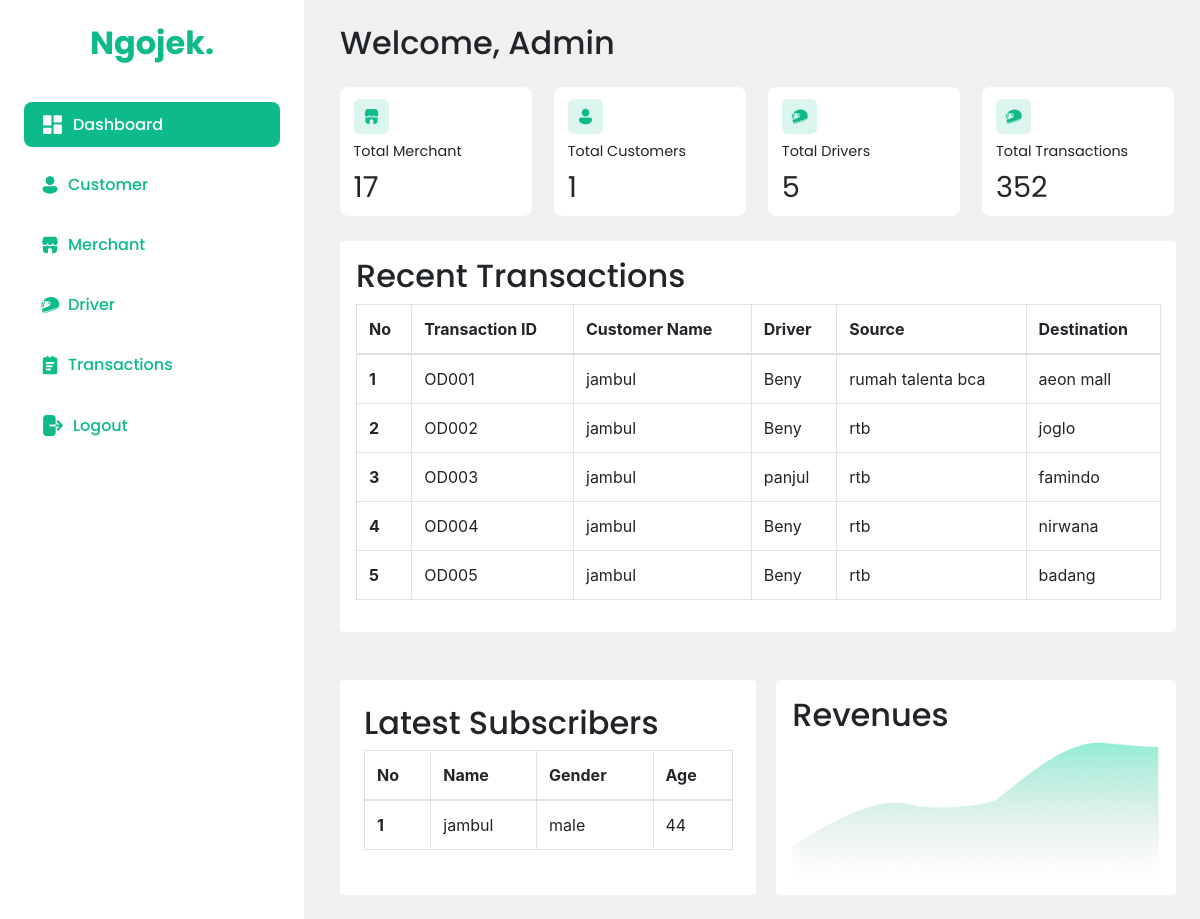
Screenshot of /dashboard/pages/admin/home.php (signed in) with the database file from the repository.
### tables this page shows
CREATE TABLE `order_driver` (
  `order_driverid` char(5) NOT NULL,
  `driver_id` char(5) DEFAULT NULL,
  `customer_id` char(5) DEFAULT NULL,
  `destination` varchar(100) DEFAULT NULL,
  `source` varchar(100) DEFAULT NULL,
  `transaction_date` date DEFAULT NULL,
  `total` int(11) NOT NULL
);

CREATE TABLE `customers` (
  `customer_id` char(5) NOT NULL,
  `subscription_id` char(5) DEFAULT NULL,
  `name` varchar(100) DEFAULT NULL,
  `gender` enum('male','female') DEFAULT NULL,
  `age` int(11) DEFAULT NULL,
  `username` varchar(100) DEFAULT NULL,
  `password` varchar(100) DEFAULT NULL,
  `address` varchar(255) NOT NULL,
  `phone_number` varchar(15) NOT NULL
);

CREATE TABLE `driver` (
  `driver_id` char(5) NOT NULL CHECK (`driver_id` regexp '^DI[0-9][0-9][0-9]'),
  `vehicle` varchar(100) DEFAULT NULL,
  `name` varchar(100) DEFAULT NULL,
  `age` int(11) DEFAULT NULL,
  `gender` enum('male','female') DEFAULT NULL,
  `phone_number` varchar(15) DEFAULT NULL,
  `number_plate` varchar(15) NOT NULL
);

### dashboard/pages/admin/home.php (the view, shortened to what this page needs)
<?php
include("../../../Database/connection.php");
$start = 0;
$rowPerPage = 5;
?>
<!DOCTYPE html>
<html lang="en">
<head>
    <link rel="stylesheet" href="https://cdn.jsdelivr.net/npm/bootstrap@4.3.1/dist/css/bootstrap.min.css">
    <link rel="stylesheet" href="style/home.css">
</head>
<body>
    <div class="kontainer">
        <?php include("sidebar.php"); ?>
        <div class="containContentv">
            <h1>Welcome, Admin</h1>
            <div class="containSummaryv">
                <ul class="countSummaryv">
                    <li class="cardCountv">
                        <img src="../../../uploads/Component 1.png">
                        <span>Total Merchant</span>
                        <?php
                        $sql = "select count(merchant_id) as num from merchant";
                        $res = mysqli_query($conn, $sql);
                        while ($row = mysqli_fetch_assoc($res)) :
                        ?>
                            <h4><?= $row["num"] ?></h4>
                        <?php endwhile; ?>
                    </li>
                    <li class="cardCountv">
                        <img src="../../../uploads/Component 2.png">
                        <span>Total Customers</span>
                        <?php
                        $sql = "select count(customer_id) as num from customers";
                        $res = mysqli_query($conn, $sql);
                        while ($row = mysqli_fetch_assoc($res)) :
                        ?>
                            <h4><?= $row["num"] ?></h4>
                        <?php endwhile; ?>
                    </li>
                    <li class="cardCountv">
                        <img src="../../../uploads/Component 3.png">
                        <span>Total Drivers</span>
                        <?php
                        $sql = "select count(driver_id) as num from driver";
                        $res = mysqli_query($conn, $sql);
                        while ($row = mysqli_fetch_assoc($res)) :
                        ?>
                            <h4><?= $row["num"] ?></h4>
                        <?php endwhile; ?>
                    </li>
                    <li class="cardCountv">
                        <img src="../../../uploads/Component 3.png">
                        <span>Total Transactions</span>
                        <?php
                            $sql = "select count(order_driverid) as a, count(order_itemid) as b, count(order_goodsid) as c, count(order_menuid) as d from order_driver join order_goods join order_item join order_menu";
                            $res = mysqli_query($conn, $sql);
                            while ($row = mysqli_fetch_assoc($res)) :
                                $total = $row["a"] + $row["b"] + $row["c"] + $row["d"];
                            endwhile;
                        ?>
                        <h4><?= $total ?></h4>
                    </li>
                </ul>
            </div>
            <div class="containRTransaction bg-white rounded p-3">
                <h2>Recent Transactions</h2>
                <table class="table table-bordered bg-white">
                    <thead>
                        <tr>
                            <th scope="col">No</th>
                            <th scope="col">Transaction ID</th>
                            <th scope="col">Customer Name</th>
                            <th scope="col">Driver</th>
                            <th scope="col">Source</th>
                            <th scope="col">Destination</th>
                        </tr>
                    </thead>
                    <tbody>
                        <?php
                        $sql = "select o.order_driverid as TransactionID, c.name as CustomerName, d.name as Driver, o.Source, o.Destination from order_driver o join customers c join driver d on d.driver_id = o.driver_id and o.customer_id = c.customer_id limit $start, $rowPerPage";
                        $res = mysqli_query($conn, $sql);
                        while ($row = mysqli_fetch_assoc($res)) :
                        ?>
                            <tr>
                                <th><?= ++$start; ?></th>
                                <td><?= $row["TransactionID"] ?></td>
                                <td><?= $row["CustomerName"] ?></td>
                                <td><?= $row["Driver"] ?></td>
                                <td><?= $row["Source"] ?></td>
                                <td><?= $row["Destination"] ?></td>
                            </tr>
                        <?php endwhile; ?>
                    </tbody>
                </table>
            </div>
            <div class="d-flex justify-content-between mt-5">
                <div class="bg-white p-4 rounded" style="width: 44%;">
                    <h2>
                        Latest Subscribers
                    </h2>
                    <table class="table table-bordered bg-white">
                        <thead>
                            <tr>
                                <th scope="col">No</th>
                                <th scope="col">Name</th>
                                <th scope="col">Gender</th>
                                <th scope="col">Age</th>
                            </tr>
                        </thead>
                        <tbody>
                            <?php
                            $start = 0;
                            $sql = "select c.name, c.gender, c.age from customers c join subscription s on c.subscription_id = s.subscription_id limit $start, $rowPerPage";
                            $res = mysqli_query($conn, $sql);
                            while ($row = mysqli_fetch_assoc($res)) :
                            ?>
                                <tr>
                                    <th><?= ++$start; ?></th>
                                    <td><?= $row["name"] ?></td>
                                    <td><?= $row["gender"] ?></td>
                                    <td><?= $row["age"] ?></td>
                                </tr>
                            <?php endwhile; ?>
                        </tbody>
                    </table>
                </div>
                <div class="bg-white rounded p-3" style="width: 44%;">
                    <h2 class="align-self-start">
                        Revenues
                    </h2>
                    <img style="width: 100%;" src="../../../uploads/Vector 15.png">
                </div>
            </div>
        </div>
    </div>
</body>
</html>

### dashboard/pages/admin/style/home.css (style rules this page uses)
:root { --primary: #0dba8a; --text-white: #ffffff; --text-black: #092e24; --bg-grey: #f0f0f0; --bg-secondary: #dcf6ef; }
body { margin: 0; padding: 0; }
* { -webkit-box-sizing: content-box; -moz-box-sizing: content-box; box-sizing: content-box; }
*:before, *:after { -webkit-box-sizing: content-box; -moz-box-sizing: content-box; box-sizing: content-box; }
.kontainer { display: flex; height: 100vh; background-color: var(--bg-grey); height: 100%; }
ul { list-style-type: none; }
h1, span, h4, h2 { font-size: 2rem; }
h1, span, h4, h2, h3 { font-family: 'poppins'; }
.containContentv { padding: 2%; padding-left: 340px; }
.containContentv { width: 100%; }
.countSummaryv { display: flex; justify-content: space-between; padding: 0; width: 99.8%; margin: 3% 0; }
.cardCountv { display: flex; flex-direction: column; justify-content: space-evenly; background: #ffffff; width: 21%; padding: 1%; border-radius: 5%; }
.cardCountv > * { margin: 2% 3%; }
.cardCountv > span { font-size: 0.9rem; }
.cardCountv > h4 { font-size: 1.8rem; font-weight: 400; }
.cardCountv > img { width: 20%; }

### dashboard/pages/admin/style/sidebar.css (style rules this page uses)
:root { --primary: #0dba8a; --text-white: #ffffff; --text-black: #092e24; --bg-grey: #f0f0f0; --bg-secondary: #dcf6ef; }
body { margin: 0; padding: 0; }

### rows the page displays
order_driver: order_driverid "OD001", customer.name "jambul", driver.name "Beny", source "rumah talenta bca", destination "aeon mall"
order_driver: order_driverid "OD002", customer.name "jambul", driver.name "Beny", source "rtb", destination "joglo"
order_driver: order_driverid "OD003", customer.name "jambul", driver.name "panjul", source "rtb", destination "famindo"
order_driver: order_driverid "OD004", customer.name "jambul", driver.name "Beny", source "rtb", destination "nirwana"
order_driver: order_driverid "OD005", customer.name "jambul", driver.name "Beny", source "rtb", destination "badang"
customers: name "jambul", gender "male", age "44"

### other values shown
$row["num"] "17"
$row["num"] "1"
$row["num"] "5"
$total "352"
